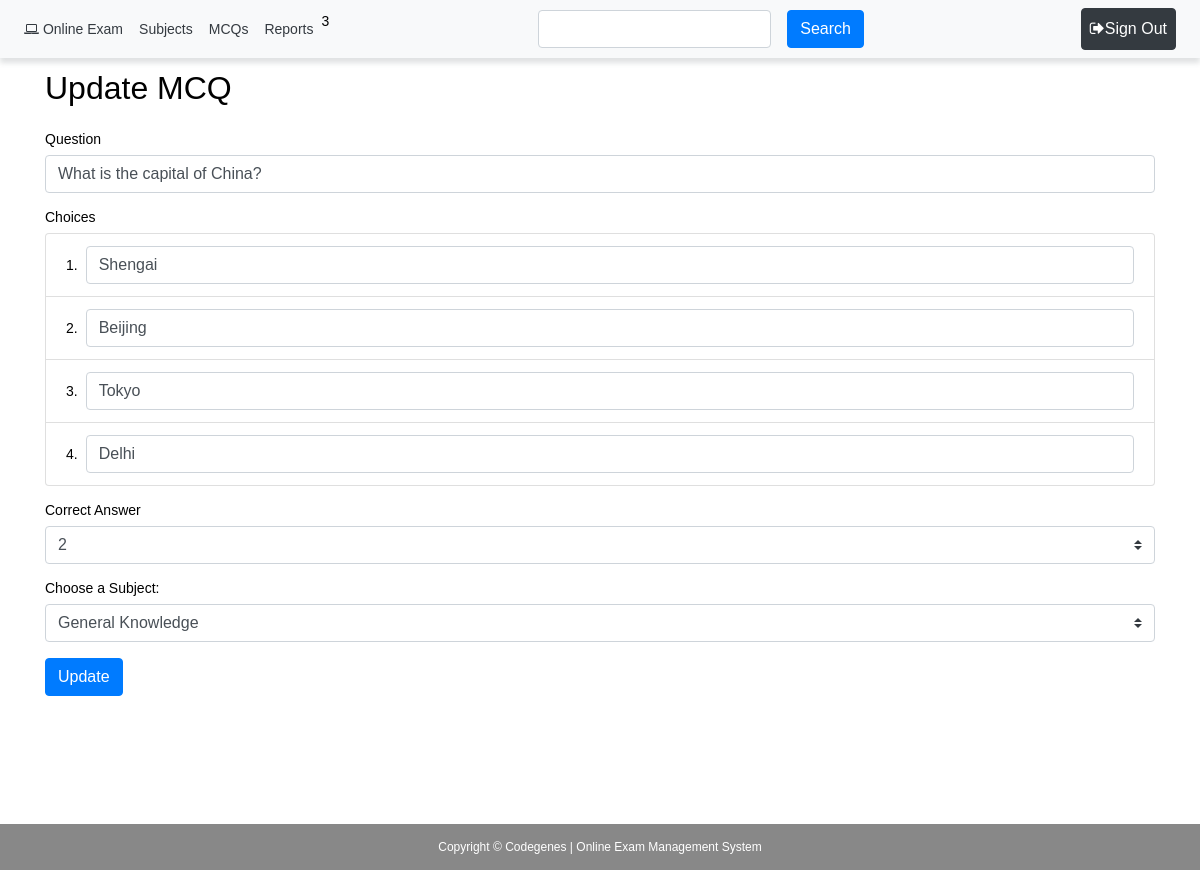
The app's page /components/mcq/update.php?id=1 (signed in) with its own data.
### tables this page shows
CREATE TABLE IF NOT EXISTS `mcq` (
  `id` int(11) NOT NULL AUTO_INCREMENT,
  `question` varchar(255) NOT NULL,
  `choices` json NOT NULL,
  `answer` int(11) NOT NULL,
  `subject_id` int(11) NOT NULL,
  PRIMARY KEY (`id`),
  KEY `mcq_subjects_id` (`subject_id`)
);

CREATE TABLE IF NOT EXISTS `subjects` (
  `id` int(11) NOT NULL AUTO_INCREMENT,
  `name` varchar(255) NOT NULL,
  PRIMARY KEY (`id`)
);

### components/mcq/update.php (the view, shortened to what this page needs)
<?php
$path = $_SERVER['DOCUMENT_ROOT'];
$path .= "/online-exam/";
require_once($path . 'connect.php');
$id = $_GET['id'];
$SelSql = "SELECT * FROM `mcq` WHERE id=$id";
$res = mysqli_query($connection, $SelSql);
$r = mysqli_fetch_assoc($res);
$choicesJSON = json_decode($r['choices']);
?>
<?php require_once($path . 'templates/header.php') ?>
<div class="container">
	<h2 class="my-4">Update MCQ</h2>
	<form method="post" enctype="multipart/form-data">
		<div class="form-group">
			<label>Question</label>
			<input type="text" class="form-control" name="question" value="<?php echo $r['question']; ?>" required />
		</div>
		<div class="form-group">
			<label>Choices</label>
			<ul class="list-group">
				<?php
				for ($j = 0; $j < 4; $j++) {
				?>
					<li class="list-group-item d-flex align-items-center">
						<?= $j + 1; ?>. <input type="text" class="form-control ml-2" name="choice<?= $j + 1; ?>" value="<?= $choicesJSON[$j]; ?>" required />
					</li>
				<?php } ?>
			</ul>
		</div>
		<div class="form-group">
			<label>Correct Answer</label>
			<select name="answer" class="custom-select">
				<?php
				for ($k = 0; $k < 4; $k++) {
				?>
					<option value="<?= $k + 1; ?>" <?= $r['answer'] == ($k + 1) ? "selected" : ""; ?>>
						<?= $k + 1; ?>
					</option>
				<?php } ?>
			</select>
		</div>
		<div class="form-group">
			<label for="subjectId">Choose a Subject:</label>
			<select name="subject_id" class="custom-select" id="subjectId">
				<?php
				$readSubjects = "SELECT * FROM `subjects`";
				$queryResult = mysqli_query($connection, $readSubjects);
				while ($subject = mysqli_fetch_assoc($queryResult)) {
				?>
					<option value="<?= $subject['id']; ?>" <?= $r['subject_id'] == $subject['id'] ? "selected" : ""; ?>>
						<?= $subject['name']; ?>
					</option>
				<?php } ?>
			</select>
		</div>
		<input type="submit" class="btn btn-primary" value="Update" />
	</form>
</div>
<?php require_once($path . 'templates/footer.php') ?>

### css/style.css (style rules this page uses)
* { color: black; }
html, body { height: 100%; }

### templates/header.php (style rules this page uses)
body { font: 14px sans-serif; }

### records on screen
mcq: question "What is the capital of China?", choice1 "Shengai", choice2 "Beijing", choice3 "Tokyo", choice4 "Delhi", answer "2", subject_id "General Knowledge"
